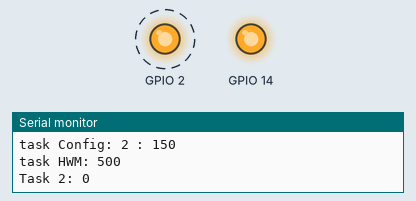
Simulated run of this program. Board: ESP32. On the bench: output pins drawn as LEDs (lit = HIGH), the last lines printed to the serial monitor. Dashed ring = blinking.

Above: at 0.12 s.
At 19.28 s:
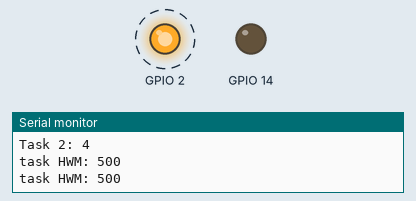
Timing chart, 0 to 19.6 s (numbered marks = the images above):
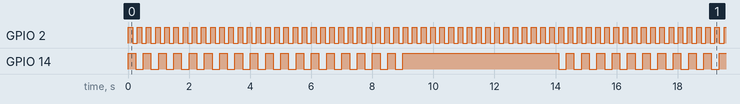

The program:

main.cpp
```cpp
#include <Arduino.h>

/*Biblioitecas do FreeRTOS*/
#include <freertos/FreeRTOS.h>
#include <freertos/task.h>

/* Variaveis para mapeamento de handles*/
TaskHandle_t task_1_Handle = NULL;
TaskHandle_t task_2_Handle = NULL;
TaskHandle_t task_3_Handle = NULL;

/* Prototipos das tasks*/

void vTask1(void *pvParameters);
void vTask2(void *pvParameters);

struct blinkConfig{
  int time;
  int led;
};


void setup() {
  Serial.begin(112500);

  blinkConfig config1 = {250,14};
  blinkConfig config2 = {150,2};

  xTaskCreate(vTask1, "Blink out", configMINIMAL_STACK_SIZE, (void*)&config1, 1, &task_1_Handle);
  xTaskCreate(vTask1, "Blink in", configMINIMAL_STACK_SIZE, (void*)&config2, 1, &task_3_Handle);
  delay(100);
  xTaskCreate(vTask2, "Task2", configMINIMAL_STACK_SIZE+1024, NULL, 2, &task_2_Handle);

}

void loop() {
  vTaskDelay(3000);

}

void vTask1(void *pvParameters){
  blinkConfig config = (blinkConfig)*(blinkConfig*) pvParameters;
  int pin = config.led;
  int time = config.time;
  Serial.print("\n");
  Serial.print(pcTaskGetTaskName(NULL));
  Serial.println(" Config: " + String(pin) + " : " + String(time));
  pinMode(pin, OUTPUT);

  UBaseType_t uxHWM;

  while (true){
    uxHWM = uxTaskGetStackHighWaterMark(NULL);
    Serial.print("\n");
    Serial.print(pcTaskGetTaskName(NULL));
    Serial.print(" HWM: ");
    Serial.println(uxHWM);
    digitalWrite(pin, !digitalRead(pin));
    vTaskDelay(pdMS_TO_TICKS(time));
  }

}


void vTask2(void *pvParameters){
  int cont = 0;
  while (true){
    Serial.println("Task 2: " + String(cont++));

    if(cont == 10){
      vTaskSuspend(task_1_Handle);
      Serial.println("Pausando task 1");
    }

    if(cont == 15){
      Serial.println("Resumindo Task 1");
      cont = 0;
      vTaskResume(task_1_Handle);
    }

    vTaskDelay(pdMS_TO_TICKS(1000 ));
  }

}
```

Measured:
- by itself, GPIO 2: alternates HIGH for 0.15 s and LOW for 0.15 s
- by itself, GPIO 14: repeats every 14.9 s: LOW 0.25 s, HIGH 5.1 s, 19 × (LOW 0.25 s, HIGH 0.25 s)
